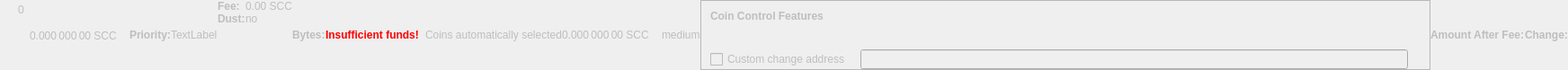
    <widget class="QWidget" name="dummyHideWidget" native="true">
     <property name="enabled">
      <bool>false</bool>
     </property>
     <property name="maximumSize">
      <size>
       <width>100</width>
       <height>22</height>
      </size>
     </property>
     <layout class="QHBoxLayout" name="dummyHideLayout">
      <property name="spacing">
       <number>0</number>
      </property>
      <property name="margin">
       <number>0</number>
      </property>
      <item>
       <layout class="QFormLayout" name="formLayoutCoinControl1">
        <property name="horizontalSpacing">
         <number>10</number>
        </property>
        <property name="verticalSpacing">
         <number>14</number>
        </property>
        <property name="leftMargin">
         <number>10</number>
        </property>
        <property name="topMargin">
         <number>4</number>
        </property>
        <property name="rightMargin">
         <number>6</number>
        </property>
        <item row="0" column="1">
         <widget class="QLabel" name="labelCoinControlBytes">
          <property name="cursor">
           <cursorShape>IBeamCursor</cursorShape>
          </property>
          <property name="contextMenuPolicy">
           <enum>Qt::ActionsContextMenu</enum>
          </property>
          <property name="text">
           <string notr="true">0</string>
          </property>
          <property name="textInteractionFlags">
           <set>Qt::LinksAccessibleByMouse|Qt::TextSelectableByKeyboard|Qt::TextSelectableByMouse</set>
          </property>
         </widget>
        </item>
       </layout>
      </item>
      <item>
       <widget class="QLabel" name="labelCoinControlAfterFee">
        <property name="enabled">
         <bool>false</bool>
        </property>
        <property name="sizePolicy">
         <sizepolicy hsizetype="Fixed" vsizetype="Fixed">
          <horstretch>0</horstretch>
          <verstretch>0</verstretch>
         </sizepolicy>
        </property>
        <property name="minimumSize">
         <size>
          <width>111</width>
          <height>12</height>
         </size>
        </property>
        <property name="maximumSize">
         <size>
          <width>111</width>
          <height>12</height>
         </size>
        </property>
        <property name="cursor">
         <cursorShape>IBeamCursor</cursorShape>
        </property>
        <property name="contextMenuPolicy">
         <enum>Qt::ActionsContextMenu</enum>
        </property>
        <property name="text">
         <string notr="true">0.000 000 00 SCC</string>
        </property>
        <property name="textInteractionFlags">
         <set>Qt::LinksAccessibleByMouse|Qt::TextSelectableByKeyboard|Qt::TextSelectableByMouse</set>
        </property>
       </widget>
      </item>
      <item>
       <widget class="QLabel" name="labelCoinControlPriorityText">
        <property name="enabled">
         <bool>false</bool>
        </property>
        <property name="font">
         <font>
          <weight>75</weight>
          <bold>true</bold>
         </font>
        </property>
        <property name="text">
         <string>Priority:</string>
        </property>
       </widget>
      </item>
      <item>
       <layout class="QHBoxLayout" name="horizontalLayout">
        <item>
         <widget class="QLabel" name="WarningLabel">
          <property name="text">
           <string>TextLabel</string>
          </property>
         </widget>
        </item>
       </layout>
      </item>
      <item>
       <layout class="QFormLayout" name="formLayoutCoinControl3">
        <property name="horizontalSpacing">
         <number>0</number>
        </property>
        <property name="verticalSpacing">
         <number>0</number>
        </property>
        <property name="leftMargin">
         <number>0</number>
        </property>
        <property name="topMargin">
         <number>0</number>
        </property>
        <property name="rightMargin">
         <number>0</number>
        </property>
        <item row="0" column="0">
         <widget class="QLabel" name="labelCoinControlFeeText">
          <property name="enabled">
           <bool>false</bool>
          </property>
          <property name="font">
           <font>
            <weight>75</weight>
            <bold>true</bold>
           </font>
          </property>
          <property name="text">
           <string>Fee:</string>
          </property>
          <property name="margin">
           <number>0</number>
          </property>
         </widget>
        </item>
        <item row="0" column="1">
         <widget class="QLabel" name="labelCoinControlFee">
          <property name="enabled">
           <bool>false</bool>
          </property>
          <property name="cursor">
           <cursorShape>IBeamCursor</cursorShape>
          </property>
          <property name="contextMenuPolicy">
           <enum>Qt::ActionsContextMenu</enum>
          </property>
          <property name="text">
           <string notr="true">0.00 SCC</string>
          </property>
          <property name="textInteractionFlags">
           <set>Qt::LinksAccessibleByMouse|Qt::TextSelectableByKeyboard|Qt::TextSelectableByMouse</set>
          </property>
         </widget>
        </item>
        <item row="1" column="0">
         <widget class="QLabel" name="labelCoinControlLowOutputText">
          <property name="enabled">
           <bool>false</bool>
          </property>
          <property name="font">
           <font>
            <weight>75</weight>
            <bold>true</bold>
           </font>
          </property>
          <property name="text">
           <string>Dust:</string>
          </property>
         </widget>
        </item>
        <item row="1" column="1">
         <widget class="QLabel" name="labelCoinControlLowOutput">
          <property name="enabled">
           <bool>false</bool>
          </property>
          <property name="cursor">
           <cursorShape>IBeamCursor</cursorShape>
          </property>
          <property name="contextMenuPolicy">
           <enum>Qt::ActionsContextMenu</enum>
          </property>
          <property name="text">
           <string>no</string>
          </property>
          <property name="textInteractionFlags">
           <set>Qt::LinksAccessibleByMouse|Qt::TextSelectableByKeyboard|Qt::TextSelectableByMouse</set>
          </property>
         </widget>
        </item>
       </layout>
      </item>
      <item>
       <widget class="QLabel" name="labelCoinControlBytesText">
        <property name="enabled">
         <bool>false</bool>
        </property>
        <property name="font">
         <font>
          <weight>75</weight>
          <bold>true</bold>
         </font>
        </property>
        <property name="text">
         <string>Bytes:</string>
        </property>
       </widget>
      </item>
      <item>
       <layout class="QFormLayout" name="formLayoutCoinControl2">
        <property name="horizontalSpacing">
         <number>0</number>
        </property>
        <property name="verticalSpacing">
         <number>0</number>
        </property>
        <property name="leftMargin">
         <number>0</number>
        </property>
        <property name="topMargin">
         <number>0</number>
        </property>
        <property name="rightMargin">
         <number>0</number>
        </property>
       </layout>
      </item>
      <item>
       <layout class="QHBoxLayout" name="horizontalLayoutCoinControl2">
        <property name="spacing">
         <number>0</number>
        </property>
        <property name="bottomMargin">
         <number>0</number>
        </property>
       </layout>
      </item>
      <item>
       <widget class="QLabel" name="labelCoinControlInsuffFunds">
        <property name="enabled">
         <bool>false</bool>
        </property>
        <property name="minimumSize">
         <size>
          <width>0</width>
          <height>0</height>
         </size>
        </property>
        <property name="font">
         <font>
          <weight>75</weight>
          <bold>true</bold>
         </font>
        </property>
        <property name="styleSheet">
         <string notr="true">color:red;font-weight:bold;</string>
        </property>
        <property name="text">
         <string>Insufficient funds!</string>
        </property>
        <property name="margin">
         <number>5</number>
        </property>
       </widget>
      </item>
      <item>
       <layout class="QFormLayout" name="formLayoutCoinControl4">
        <property name="horizontalSpacing">
         <number>0</number>
        </property>
        <property name="verticalSpacing">
         <number>0</number>
        </property>
        <property name="leftMargin">
         <number>0</number>
        </property>
        <property name="topMargin">
         <number>0</number>
        </property>
        <property name="rightMargin">
         <number>0</number>
        </property>
       </layout>
      </item>
      <item>
       <widget class="QLabel" name="labelCoinControlChangeLabel">
        <property name="enabled">
         <bool>false</bool>
        </property>
        <property name="sizePolicy">
         <sizepolicy hsizetype="Preferred" vsizetype="Expanding">
          <horstretch>0</horstretch>
          <verstretch>0</verstretch>
         </sizepolicy>
        </property>
        <property name="minimumSize">
         <size>
          <width>0</width>
          <height>0</height>
         </size>
        </property>
        <property name="text">
         <string/>
        </property>
        <property name="margin">
         <number>3</number>
        </property>
       </widget>
      </item>
      <item>
       <widget class="QLabel" name="labelCoinControlAutomaticallySelected">
        <property name="enabled">
         <bool>false</bool>
        </property>
        <property name="sizePolicy">
         <sizepolicy hsizetype="Fixed" vsizetype="Fixed">
          <horstretch>0</horstretch>
          <verstretch>0</verstretch>
         </sizepolicy>
        </property>
        <property name="minimumSize">
         <size>
          <width>0</width>
          <height>0</height>
         </size>
        </property>
        <property name="maximumSize">
         <size>
          <width>240</width>
          <height>16777215</height>
         </size>
        </property>
        <property name="text">
         <string>Coins automatically selected</string>
        </property>
        <property name="margin">
         <number>5</number>
        </property>
       </widget>
      </item>
      <item>
       <widget class="QLabel" name="labelCoinControlChange">
        <property name="enabled">
         <bool>false</bool>
        </property>
        <property name="sizePolicy">
         <sizepolicy hsizetype="Fixed" vsizetype="Fixed">
          <horstretch>0</horstretch>
          <verstretch>0</verstretch>
         </sizepolicy>
        </property>
        <property name="minimumSize">
         <size>
          <width>111</width>
          <height>0</height>
         </size>
        </property>
        <property name="maximumSize">
         <size>
          <width>111</width>
          <height>16777215</height>
         </size>
        </property>
        <property name="cursor">
         <cursorShape>IBeamCursor</cursorShape>
        </property>
        <property name="contextMenuPolicy">
         <enum>Qt::ActionsContextMenu</enum>
        </property>
        <property name="text">
         <string notr="true">0.000 000 00 SCC</string>
        </property>
        <property name="textInteractionFlags">
         <set>Qt::LinksAccessibleByMouse|Qt::TextSelectableByKeyboard|Qt::TextSelectableByMouse</set>
        </property>
       </widget>
      </item>
      <item>
       <widget class="QLabel" name="labelCoinControlPriority">
        <property name="enabled">
         <bool>false</bool>
        </property>
        <property name="cursor">
         <cursorShape>IBeamCursor</cursorShape>
        </property>
        <property name="contextMenuPolicy">
         <enum>Qt::ActionsContextMenu</enum>
        </property>
        <property name="text">
         <string>medium</string>
        </property>
        <property name="textInteractionFlags">
         <set>Qt::LinksAccessibleByMouse|Qt::TextSelectableByKeyboard|Qt::TextSelectableByMouse</set>
        </property>
       </widget>
      </item>
      <item>
       <widget class="QFrame" name="frameCoinControl">
        <property name="sizePolicy">
         <sizepolicy hsizetype="Expanding" vsizetype="Expanding">
          <horstretch>0</horstretch>
          <verstretch>0</verstretch>
         </sizepolicy>
        </property>
        <property name="maximumSize">
         <size>
          <width>16777215</width>
          <height>16777215</height>
         </size>
        </property>
        <property name="frameShape">
         <enum>QFrame::StyledPanel</enum>
        </property>
        <property name="frameShadow">
         <enum>QFrame::Sunken</enum>
        </property>
        <layout class="QVBoxLayout" name="verticalLayoutCoinControl2_2">
         <property name="spacing">
          <number>0</number>
         </property>
         <property name="margin">
          <number>0</number>
         </property>
         <item>
          <layout class="QVBoxLayout" name="verticalLayoutCoinControl" stretch="0,0,0,1">
           <property name="spacing">
            <number>0</number>
           </property>
           <property name="leftMargin">
            <number>10</number>
           </property>
           <property name="topMargin">
            <number>10</number>
           </property>
           <item>
            <layout class="QHBoxLayout" name="horizontalLayoutCoinControl1">
             <property name="bottomMargin">
              <number>15</number>
             </property>
             <item>
              <widget class="QLabel" name="labelCoinControlFeatures">
               <property name="enabled">
                <bool>false</bool>
               </property>
               <property name="sizePolicy">
                <sizepolicy hsizetype="Preferred" vsizetype="Maximum">
                 <horstretch>0</horstretch>
                 <verstretch>0</verstretch>
                </sizepolicy>
               </property>
               <property name="font">
                <font>
                 <weight>75</weight>
                 <bold>true</bold>
                </font>
               </property>
               <property name="styleSheet">
                <string notr="true">font-weight:bold;</string>
               </property>
               <property name="text">
                <string>Coin Control Features</string>
               </property>
              </widget>
             </item>
            </layout>
           </item>
           <item>
            <widget class="QWidget" name="widgetCoinControl" native="true">
             <property name="sizePolicy">
              <sizepolicy hsizetype="Preferred" vsizetype="Preferred">
               <horstretch>0</horstretch>
               <verstretch>0</verstretch>
              </sizepolicy>
             </property>
             <property name="minimumSize">
              <size>
               <width>0</width>
               <height>0</height>
              </size>
             </property>
             <property name="styleSheet">
              <string notr="true"/>
             </property>
             <layout class="QHBoxLayout" name="horizontalLayoutCoinControl5_2">
              <property name="margin">
               <number>0</number>
              </property>
              <item>
               <layout class="QHBoxLayout" name="horizontalLayoutCoinControl3">
                <property name="spacing">
                 <number>20</number>
                </property>
                <property name="topMargin">
                 <number>0</number>
                </property>
                <property name="bottomMargin">
                 <number>10</number>
                </property>
               </layout>
              </item>
             </layout>
            </widget>
           </item>
           <item>
            <layout class="QHBoxLayout" name="horizontalLayoutCoinControl4" stretch="0,0,0">
             <property name="spacing">
              <number>12</number>
             </property>
             <property name="sizeConstraint">
              <enum>QLayout::SetDefaultConstraint</enum>
             </property>
             <property name="topMargin">
              <number>5</number>
             </property>
             <property name="rightMargin">
              <number>5</number>
             </property>
             <item>
              <widget class="QCheckBox" name="checkBoxCoinControlChange">
               <property name="enabled">
                <bool>false</bool>
               </property>
               <property name="toolTip">
                <string>If this is activated, but the change address is empty or invalid, change will be sent to a newly generated address.</string>
               </property>
               <property name="text">
                <string>Custom change address</string>
               </property>
              </widget>
             </item>
             <item>
              <widget class="QValidatedLineEdit" name="lineEditCoinControlChange">
               <property name="enabled">
                <bool>false</bool>
               </property>
               <property name="sizePolicy">
                <sizepolicy hsizetype="Expanding" vsizetype="Fixed">
                 <horstretch>0</horstretch>
                 <verstretch>0</verstretch>
                </sizepolicy>
               </property>
              </widget>
             </item>
             <item>
              <widget class="QLabel" name="labelCoinControlChangeLabel_2">
               <property name="sizePolicy">
                <sizepolicy hsizetype="Preferred" vsizetype="Expanding">
                 <horstretch>0</horstretch>
                 <verstretch>0</verstretch>
                </sizepolicy>
               </property>
               <property name="minimumSize">
                <size>
                 <width>0</width>
                 <height>0</height>
                </size>
               </property>
               <property name="text">
                <string/>
               </property>
               <property name="margin">
                <number>3</number>
               </property>
              </widget>
             </item>
            </layout>
           </item>
           <item>
            <spacer name="verticalSpacerCoinControl">
             <property name="orientation">
              <enum>Qt::Vertical</enum>
             </property>
             <property name="sizeHint" stdset="0">
              <size>
               <width>800</width>
               <height>1</height>
              </size>
             </property>
            </spacer>
           </item>
          </layout>
         </item>
        </layout>
       </widget>
      </item>
      <item>
       <widget class="QLabel" name="labelCoinControlAfterFeeText">
        <property name="enabled">
         <bool>false</bool>
        </property>
        <property name="minimumSize">
         <size>
          <width>0</width>
          <height>0</height>
         </size>
        </property>
        <property name="maximumSize">
         <size>
          <width>16777215</width>
          <height>16777215</height>
         </size>
        </property>
        <property name="font">
         <font>
          <weight>75</weight>
          <bold>true</bold>
         </font>
        </property>
        <property name="text">
         <string>Amount After Fee:</string>
        </property>
        <property name="alignment">
         <set>Qt::AlignLeading|Qt::AlignLeft|Qt::AlignVCenter</set>
        </property>
        <property name="margin">
         <number>0</number>
        </property>
       </widget>
      </item>
      <item>
       <widget class="QLabel" name="labelCoinControlChangeText">
        <property name="enabled">
         <bool>false</bool>
        </property>
        <property name="sizePolicy">
         <sizepolicy hsizetype="Preferred" vsizetype="Preferred">
          <horstretch>0</horstretch>
          <verstretch>0</verstretch>
         </sizepolicy>
        </property>
        <property name="minimumSize">
         <size>
          <width>0</width>
          <height>0</height>
         </size>
        </property>
        <property name="maximumSize">
         <size>
          <width>16777215</width>
          <height>16777215</height>
         </size>
        </property>
        <property name="font">
         <font>
          <weight>75</weight>
          <bold>true</bold>
         </font>
        </property>
        <property name="text">
         <string>Change:</string>
        </property>
        <property name="alignment">
         <set>Qt::AlignLeading|Qt::AlignLeft|Qt::AlignVCenter</set>
        </property>
       </widget>
      </item>
     </layout>
    </widget>
